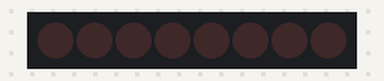
Simulated run of this sketch. Board: ATtiny85, built with avr-gcc and run on an emulated ATtiny85. Shown: 8 shift-register outputs drawn as a row of LEDs (first output left, lit = HIGH).

Above: at 0.05 s.
At 0.45 s:
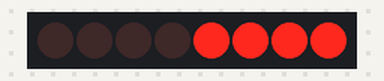
At 0.75 s:
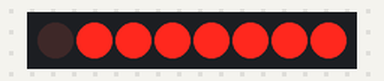
At 1.45 s:
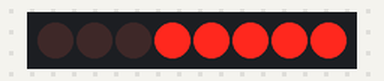
At 2.15 s:
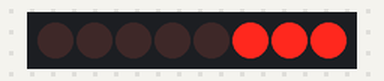
At 2.85 s:
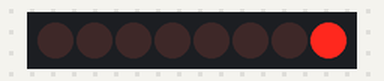
Timing chart, 0 to 3.1 s (numbered marks = the images above):
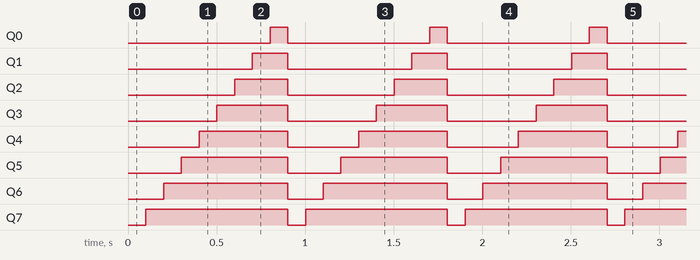

Measured:
- by itself, Q0: alternates HIGH for 0.10 s and LOW for 0.80 s
- by itself, Q1: alternates HIGH for 0.20 s and LOW for 0.70 s
- by itself, Q2: alternates HIGH for 0.30 s and LOW for 0.60 s
- by itself, Q3: alternates HIGH for 0.40 s and LOW for 0.50 s
- by itself, Q4: alternates HIGH for 0.50 s and LOW for 0.40 s
- by itself, Q5: alternates HIGH for 0.60 s and LOW for 0.30 s
- by itself, Q6: alternates HIGH for 0.70 s and LOW for 0.20 s
- by itself, Q7: alternates HIGH for 0.80 s and LOW for 0.10 s

The sketch:

adafruit_74hc595.ino
```cpp
/*
Adafruit Arduino - Lesson 4. 8 LEDs and a Shift Register
 */

// Set to 1 when using Digispark (uses different ports)
//#define BOARD_DIGISPARK

//#ifdef BOARD_DIGISPARK
// Digispark
//int latchPin = 4;
//int clockPin = 5;
//int dataPin = 3;
//#else
  // Arduino or Freeduino
  int latchPin = 9;
  int clockPin = 10;
  int dataPin = 8;
//#endif

byte leds = 0;

void setup()
{
//  Serial.begin(9600);
  pinMode(latchPin, OUTPUT);
  pinMode(dataPin, OUTPUT);
  pinMode(clockPin, OUTPUT);
}

void updateShiftRegister()
{
//  Serial.println( leds );
  digitalWrite(latchPin, LOW);
  shiftOut(dataPin, clockPin, LSBFIRST, leds);
  digitalWrite(latchPin, HIGH);
}


void loop()
{
  leds = 0;
  updateShiftRegister();
  delay(100);
  for (int i = 0; i < 8; i++)
  {
    bitSet(leds, i);
    updateShiftRegister();
    delay(100);
  }
}
```

k.ino
```cpp

```
